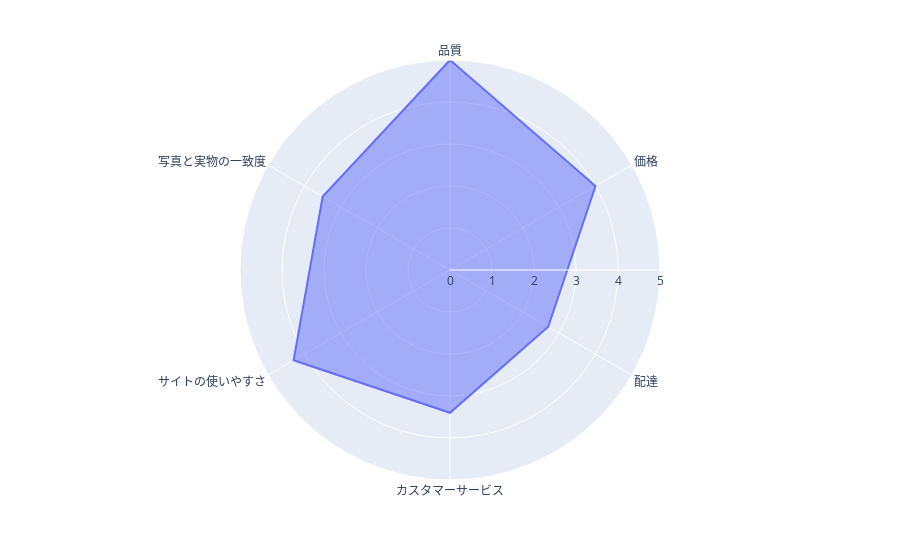

Notebook source saved alongside this figure:
### Markdown cell above
list5.75 1つのレーダーチャートの描画例

### Code cell
# データ定義
data = [
    {"label": "品質", "value": 5},
    {"label": "価格", "value": 4},
    {"label": "配達", "value": 2.7},
    {"label": "カスタマーサービス", "value": 3.4},
    {"label": "サイトの使いやすさ", "value": 4.3},
    {"label": "写真と実物の一致度", "value": 3.5},
]
df = pd.DataFrame({
    "label": [record["label"] for record in data],
    "value": [record["value"] for record in data]
})
display(df)

# グラフ定義
fig = px.line_polar(
    df, r="value", theta="label", line_close=True
)
# レイアウト定義
fig.update_traces(fill="toself")
# 描画
fig.show()

### Figure 1 — Plotly figure (JSON) as saved in the notebook; plotly's stock layout.template omitted (floating-point values rounded to 4 significant figures)
{"data": [{"fill": "toself", "hovertemplate": "value=%{r}<br>label=%{theta}<extra></extra>", "legendgroup": "", "line": {"color": "#636efa", "dash": "solid"}, "marker": {"symbol": "circle"}, "mode": "lines", "name": "", "r": [5, 4, 2.7, 3.4, 4.3, 3.5, 5], "showlegend": false, "subplot": "polar", "theta": ["品質", "価格", "配達", "カスタマーサービス", "サイトの使いやすさ", "写真と実物の一致度", "品質"], "type": "scatterpolar"}], "layout": {"legend": {"tracegroupgap": 0}, "margin": {"t": 60}, "polar": {"angularaxis": {"direction": "clockwise", "rotation": 90}, "domain": {"x": [0, 1], "y": [0, 1]}}}}
